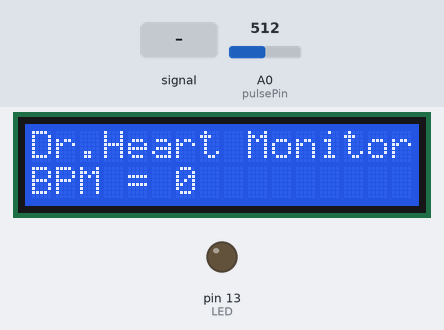
Recording of a sketch running on a simulated Arduino Uno, built with avr-gcc and run on an emulated ATmega328P. On the bench: 16×2 character LCD, output pins drawn as LEDs (lit = HIGH). Inputs (shaded band) come from the test bench; at power-on: A0 (pulsePin) = 512. What the sketch prints to the serial monitor is not drawn.

Above: at 6.3 s.
6.4 s: A0 (pulsePin) fed a 2 Hz sine of ±306 counts around its level
At 6.62 s:
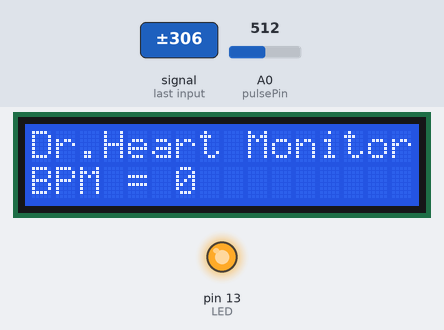
9.4 s: A0 (pulsePin) set to 535
At 10.7 s:
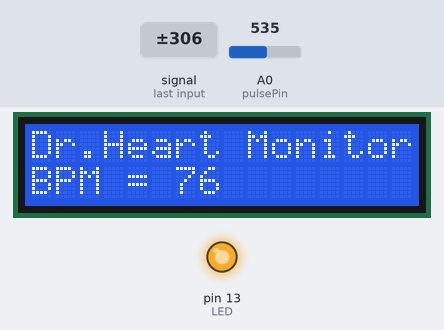
11.6 s: A0 (pulsePin) fed a 200 Hz sine of ±81 counts around its level
At 14.5 s:
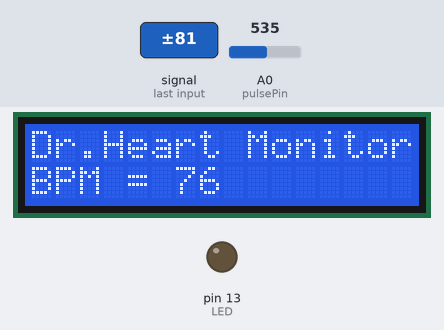
14.6 s: A0 (pulsePin) set to 515
Timing chart, 0 to 21.6 s (numbered marks = the images above; inputs shaded):
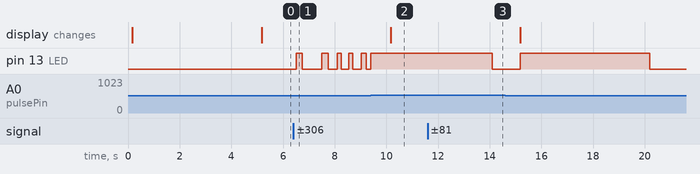

The sketch:

last_editing.ino
```cpp
#include <SoftwareSerial.h>
#define DEBUG true
#include <LiquidCrystal.h>
#include <stdlib.h>
LiquidCrystal lcd(12,11,6,5,4,3);
char incomingByte;  // incoming data
int  LED = 13;      // LED pin
int BPM_Last=0;
//Variables
float temp;
int hum;
String tempC;
int error;
int pulsePin = 0;                 // Pulse Sensor purple wire connected to analog pin 0
int blinkPin = 13;                // pin to blink led at each beat
int fadePin = 5;
int fadeRate = 0;
// Volatile Variables, used in the interrupt service routine!
volatile int BPM;                   // int that holds raw Analog in 0. updated every 2mS
volatile int Signal;                // holds the incoming raw data
volatile int IBI = 600;             // int that holds the time interval between beats! Must be seeded!
volatile boolean Pulse = false;     // "True" when heartbeat is detected. "False" when not a "live beat".
volatile boolean QS = false;        // becomes true when Arduino finds a beat.
// Regards Serial OutPut  -- Set This Up to your needs
static boolean serialVisual = true;   // Set to 'false' by Default.  Re-set to 'true' to see Arduino Serial Monitor ASCII Visual Pulse
volatile int rate[10];                    // array to hold last ten IBI values
volatile unsigned long sampleCounter = 0;          // used to determine pulse timing
volatile unsigned long lastBeatTime = 0;           // used to find IBI
volatile int P =512;                      // used to find peak in pulse wave, seeded
volatile int T = 512;                     // used to find trough in pulse wave, seeded
volatile int thresh = 525;                // used to find instant moment of heart beat, seeded
volatile int amp = 100;                   // used to hold amplitude of pulse waveform, seeded
volatile boolean firstBeat = true;        // used to seed rate array so we startup with reasonable BPM
volatile boolean secondBeat = false;      // used to seed rate array so we startup with reasonable BPM
void setup()
{
  lcd.begin(16, 2);
  lcd.print("Dr.Heart Monitor");
  delay(100);
  pinMode(LED, OUTPUT);
  lcd.setCursor(0,1);
  lcd.print("Connecting...");
  Serial.begin(9600); //or use default 115200.
  if(Serial.available() > 0){
     lcd.setCursor(0,1);
     lcd.print("Connected    ");
    }
  delay(5000);
  interruptSetup();
}

void loop(){
  lcd.clear();
  lcd.setCursor(0, 0);
  lcd.print("Dr.Heart Monitor");
  send_BPM();
  lcd.setCursor(0, 1);
  lcd.print("BPM = ");
  lcd.print(BPM);
  delay(5000);
}
void send_BPM(){
  if(BPM!=BPM_Last) {
       digitalWrite(LED, HIGH); // if receive, switch LED on
       Serial.print(BPM);
       BPM_Last=BPM;
    }
   else
    {
       digitalWrite(LED, LOW);  // if not receive, switch LED Off
    }
  }
void interruptSetup(){
  TCCR2A = 0x02;
  TCCR2B = 0x06;
  OCR2A = 0X7C;
  TIMSK2 = 0x02;
  sei();
}

ISR(TIMER2_COMPA_vect){
  cli();
  Signal = analogRead(pulsePin);
  sampleCounter += 2;
  int N = sampleCounter - lastBeatTime;
  if(Signal < thresh && N > (IBI/5)*3){
    if (Signal < T){
      T = Signal;
    }
  }

  if(Signal > thresh && Signal > P){
    P = Signal;
  }
  if (N > 250){
    if ( (Signal > thresh) && (Pulse == false) && (N > (IBI/5)*3) ){
      Pulse = true;
      digitalWrite(blinkPin,HIGH);
      IBI = sampleCounter - lastBeatTime;
      lastBeatTime = sampleCounter;
      if(secondBeat){
        secondBeat = false;
        for(int i=0; i<=9; i++){
          rate[i] = IBI;
        }
      }

      if(firstBeat){
        firstBeat = false;
        secondBeat = true;
        sei();
        return;
      }
      word runningTotal = 0;
      for(int i=0; i<=8; i++){
        rate[i] = rate[i+1];
        runningTotal += rate[i];
      }

      rate[9] = IBI;
      runningTotal += rate[9];
      runningTotal /= 10;
      BPM = 60000/runningTotal;
      QS = true;
    }
  }

  if (Signal < thresh && Pulse == true){
    digitalWrite(blinkPin,LOW);
    Pulse = false;
    amp = P - T;
    thresh = amp/2 + T;
    P = thresh;
    T = thresh;
  }

  if (N > 2500){
    thresh = 512;
    P = 512;
    T = 512;
    lastBeatTime = sampleCounter;
    firstBeat = true;
    secondBeat = false;
  }
  sei();
}// end isr
```

Measured:
- after the input at 6.4 s, pin 13 (LED): LOW → HIGH after 0.11 s, → LOW 0.24 s later, → HIGH 0.76 s later, → LOW 0.25 s later, … (10 changes in this stretch)
- after the input at 9.4 s, the display: changes after 0.78 s (image 2)
- after the input at 11.6 s, pin 13 (LED): HIGH → LOW after 2.5 s
